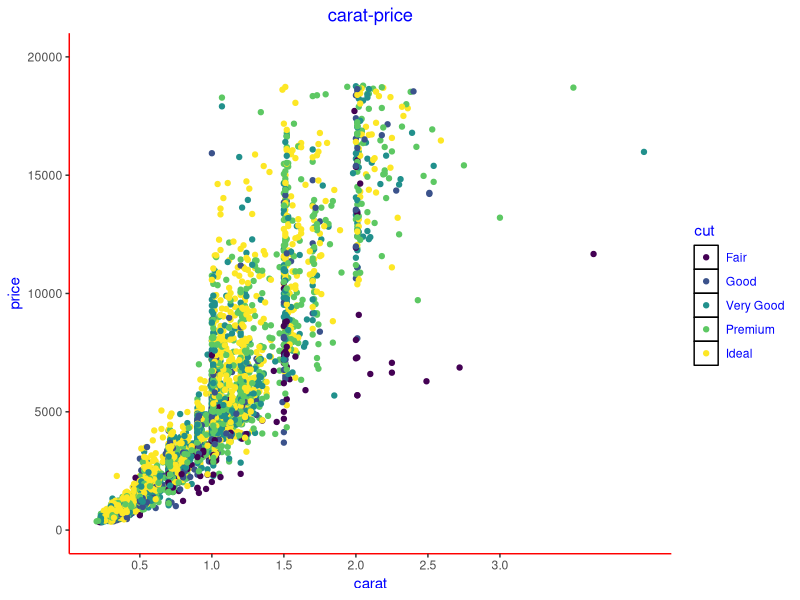
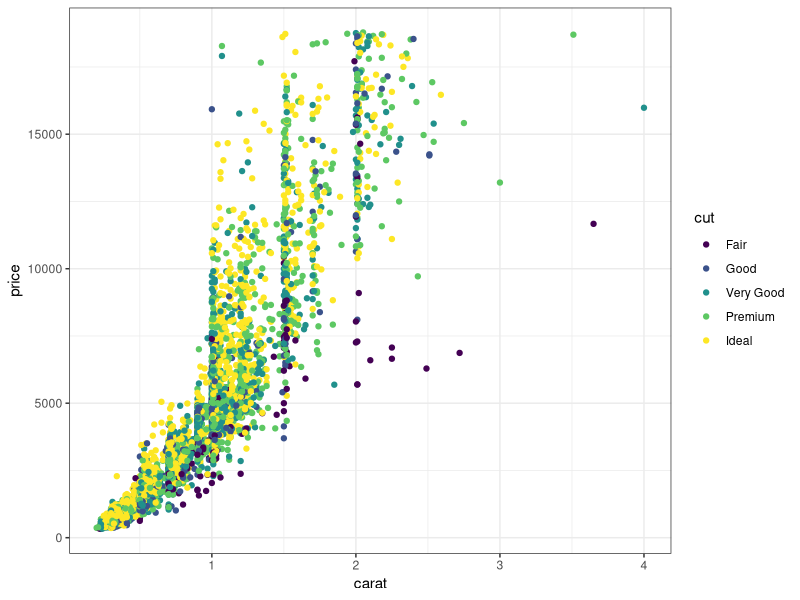

These figures' R source, in order:
library(ggplot2)

subDiamond = diamonds[sample(nrow(diamonds), 5000), ]

# title  
# axis
# theme
## line
## rect
## text
## blank
# default themes

ggplot(subDiamond, aes(x = carat, y = price)) +
  geom_point(aes(color = cut)) +
  labs(title = 'carat-price') +
  scale_y_continuous(limits = c(0, 20000)) +
  scale_x_continuous(breaks = seq(0, 3, .5)) +
  theme(axis.line = element_line(color = 'red'),
        legend.key = element_rect(fill = 'transparent'),
        text = element_text(color = 'blue'),
        panel.background = element_blank(),
        plot.title = element_text(hjust = .5))
  
ggplot(subDiamond, aes(x = carat, y = price)) +
  geom_point(aes(color = cut)) +
  theme_bw()


